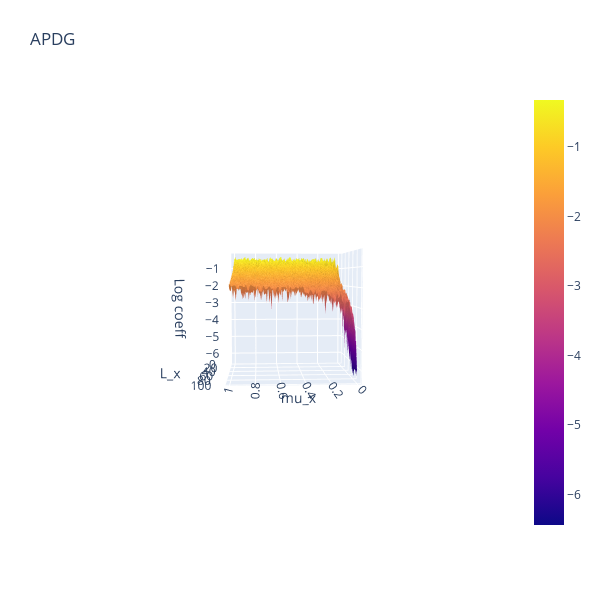

Notebook code cell kept with this figure:
### Code cell
import plotly.graph_objects as go
import pandas as pd
import numpy as np
# Read data from a csv
z = coefs["APDG"]

fig = go.Figure()
fig.add_trace(go.Surface(z=z, x=MU_RANGE, y=L_RANGE))
camera = dict(
    up=dict(x=0, y=0, z=1),
    center=dict(x=0, y=0, z=0),
    eye=dict(x=-1.5, y=1.5, z=1.5)
)
fig.update_layout(title='APDG', autosize=False,
                  width=600, height=600,
                  margin=dict(l=65, r=50, b=65, t=90),
                  scene=dict(xaxis=dict(title="mu_x"),
                             yaxis=dict(title="L_x"),
                             zaxis=dict(title="Log coeff"),
                             camera=camera
                            ),
                 )
fig.show()

### Figure 1 — Plotly figure (JSON) as saved in the notebook; plotly's stock layout.template omitted (floating-point values rounded to 4 significant figures; data arrays with more than 128 entries replaced by an {"elided": "..."} marker saying what was removed)
{"data": [{"type": "surface", "x": [1e-05, 0.01011, 0.02021, 0.03031, 0.04041, 0.05051, 0.06062, 0.07072, 0.08082, 0.09092, 0.101, 0.1111, 0.1212, 0.1313, 0.1414, 0.1515, 0.1616, 0.1717, 0.1818, 0.1919, 0.202, 0.2121, 0.2222, 0.2323, 0.2424, 0.2525, 0.2626, 0.2727, 0.2828, 0.2929, 0.303, 0.3131, 0.3232, 0.3333, 0.3434, 0.3535, 0.3636, 0.3737, 0.3838, 0.3939, 0.404, 0.4141, 0.4242, 0.4343, 0.4445, 0.4546, 0.4647, 0.4748, 0.4849, 0.495, 0.5051, 0.5152, 0.5253, 0.5354, 0.5455, 0.5556, 0.5657, 0.5758, 0.5859, 0.596, 0.6061, 0.6162, 0.6263, 0.6364, 0.6465, 0.6566, 0.6667, 0.6768, 0.6869, 0.697, 0.7071, 0.7172, 0.7273, 0.7374, 0.7475, 0.7576, 0.7677, 0.7778, 0.7879, 0.798, 0.8081, 0.8182, 0.8283, 0.8384, 0.8485, 0.8586, 0.8687, 0.8788, 0.8889, 0.899, 0.9091, 0.9192, 0.9293, 0.9394, 0.9495, 0.9596, 0.9697, 0.9798, 0.9899, 1], "y": [1, 2, 3, 4, 5, 6, 7, 8, 9, 10, 11, 12, 13, 14, 15, 16, 17, 18, 19, 20, 21, 22, 23, 24, 25, 26, 27, 28, 29, 30, 31, 32, 33, 34, 35, 36, 37, 38, 39, 40, 41, 42, 43, 44, 45, 46, 47, 48, 49, 50, 51, 52, 53, 54, 55, 56, 57, 58, 59, 60, 61, 62, 63, 64, 65, 66, 67, 68, 69, 70, 71, 72, 73, 74, 75, 76, 77, 78, 79, 80, 81, 82, 83, 84, 85, 86, 87, 88, 89, 90, 91, 92, 93, 94, 95, 96, 97, 98, 99, 100], "z": {"elided": "100x100 float values"}}], "layout": {"autosize": false, "height": 600, "margin": {"b": 65, "l": 65, "r": 50, "t": 90}, "scene": {"aspectmode": "auto", "aspectratio": {"x": 1, "y": 1, "z": 1}, "camera": {"center": {"x": 0, "y": 0, "z": 0}, "eye": {"x": 0.2572, "y": 4.379, "z": 0.2965}, "projection": {"type": "perspective"}, "up": {"x": 0, "y": 0, "z": 1}}, "xaxis": {"title": {"text": "mu_x"}, "type": "linear"}, "yaxis": {"title": {"text": "L_x"}, "type": "linear"}, "zaxis": {"title": {"text": "Log coeff"}, "type": "linear"}}, "title": {"text": "APDG"}, "width": 600}}
